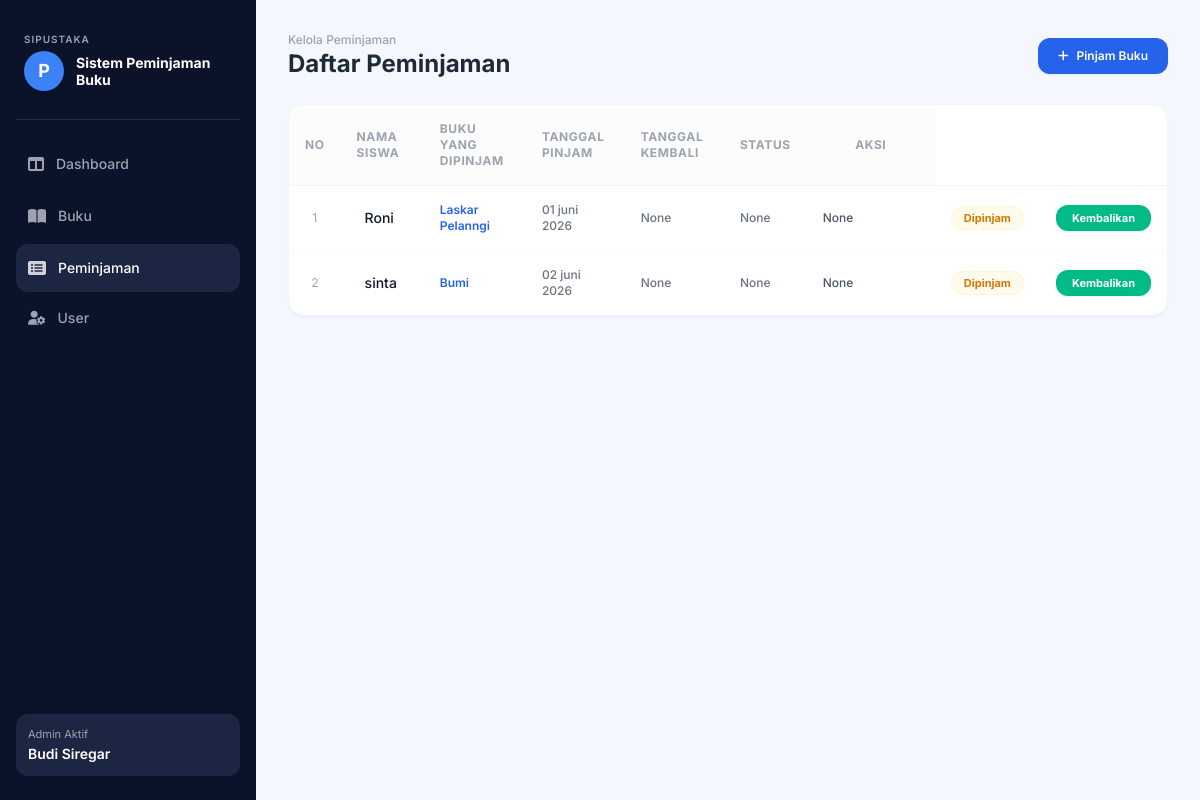
The app's page /peminjaman/ with its own data.
### perpustakaan/views.py (the view)
# urls.py: path('peminjaman/', views.list_peminjaman, name='list_peminjaman'),
def list_peminjaman(request):
    with connection.cursor() as cursor:
        cursor.execute("SELECT id, nama_siswa, judul_buku, tanggal_pinjam, tanggal_kembali, keperluan, petugas, status FROM peminjaman;")
        rows = cursor.fetchall()
        peminjaman_list = []
        for row in rows:
            peminjaman_list.append({
                'id': row[0],
                'nama_siswa': row[1],
                'judul_buku': row[2],
                'tanggal_pinjam': row[3],
                'tanggal_kembali': row[4],
                'keperluan': row[5],
                'petugas': row[6],
                'status': row[7]
            })
    return render(request, 'app_perpus/list_peminjaman.html', {'peminjaman_list': peminjaman_list})

### perpustakaan/templates/app_perpus/list_peminjaman.html (shortened to what this page needs)
<!DOCTYPE html>
<html lang="id">
<head>
    <script src="https://cdn.tailwindcss.com"></script>
    <link rel="stylesheet" href="https://cdnjs.cloudflare.com/ajax/libs/font-awesome/6.4.0/css/all.min.css">
</head>
<body class="bg-[#f4f7fe]">
    <div class="flex h-screen overflow-hidden">
        <div class="w-64 bg-[#0b132b] text-white flex flex-col justify-between p-4 flex-shrink-0">
            <div>
                <div class="p-2 mt-2">
                    <p class="text-[10px] uppercase tracking-widest text-gray-400 font-semibold">Sipustaka</p>
                    <div class="flex items-center space-x-3 mt-1">
                        <div class="w-10 h-10 rounded-full bg-blue-500 flex items-center justify-center font-bold text-lg shadow-md">P</div>
                        <span class="text-sm font-bold leading-tight block">Sistem Peminjaman<br>Buku</span>
                    </div>
                </div>
                <hr class="border-gray-700 my-5 opacity-50">
                <nav class="space-y-1">
                    <a href="{% url 'dashboard' %}" class="flex items-center space-x-3 p-3 text-gray-400 hover:bg-[#1c2541] hover:text-white rounded-xl transition text-sm font-medium">
                        <i class="fa-solid fa-table-columns text-base"></i><span>Dashboard</span>
                    </a>
                    <a href="{% url 'list_buku' %}" class="flex items-center space-x-3 p-3 text-gray-400 hover:bg-[#1c2541] hover:text-white rounded-xl transition text-sm font-medium">
                        <i class="fa-solid fa-book-open text-base"></i><span>Buku</span>
                    </a>
                    <a href="{% url 'list_peminjaman' %}" class="flex items-center space-x-3 p-3 bg-[#1c2541] rounded-xl text-white font-medium transition text-sm">
                        <i class="fa-solid fa-rectangle-list opacity-80 text-base"></i><span>Peminjaman</span>
                    </a>
                    <a href="{% url 'list_siswa' %}" class="flex items-center space-x-3 p-3 text-gray-400 hover:bg-[#1c2541] hover:text-white rounded-xl text-sm font-medium">
                       <i class="fa-solid fa-user-gear"></i><span>User</span>
                    </a>
                </nav>
            </div>
            <div class="bg-[#1c2541] p-3 rounded-xl flex flex-col mb-2">
                <span class="text-[11px] text-gray-400">Admin Aktif</span>
                <span class="text-sm font-semibold mt-0.5 text-white">Budi Siregar</span>
            </div>
        </div>
        <div class="flex-1 flex flex-col overflow-y-auto p-8">
            <div class="flex justify-between items-center mb-6">
                <div>
                    <p class="text-xs text-gray-400 font-medium">Kelola Peminjaman</p>
                    <h1 class="text-2xl font-bold text-gray-800">Daftar Peminjaman</h1>
                </div>
                <a href="{% url 'tambah_peminjaman' %}" class="px-5 py-2.5 bg-blue-600 text-white rounded-xl text-xs font-semibold hover:bg-blue-700 shadow-sm transition flex items-center space-x-2">
                    <i class="fa-solid fa-plus"></i>
                    <span>Pinjam Buku</span>
                </a>
            </div>
            <div class="bg-white rounded-2xl shadow-sm border border-gray-100 overflow-hidden">
                <table class="w-full text-left border-collapse">
                    <thead>
                        <tr class="border-b border-gray-100 bg-gray-50/50">
                            <th class="p-4 text-xs font-bold text-gray-400 uppercase tracking-wider text-center w-12">No</th>
                            <th class="p-4 text-xs font-bold text-gray-400 uppercase tracking-wider">Nama Siswa</th>
                            <th class="p-4 text-xs font-bold text-gray-400 uppercase tracking-wider">Buku Yang Dipinjam</th>
                            <th class="p-4 text-xs font-bold text-gray-400 uppercase tracking-wider">Tanggal Pinjam</th>
                            <th class="p-4 text-xs font-bold text-gray-400 uppercase tracking-wider">Tanggal Kembali</th>
                            <th class="p-4 text-xs font-bold text-gray-400 uppercase tracking-wider text-center">Status</th>
                            <th class="p-4 text-xs font-bold text-gray-400 uppercase tracking-wider text-center w-32">Aksi</th>
                        </tr>
                    </thead>
                    <tbody class="divide-y divide-gray-50 text-xs font-medium text-gray-700">
                          {% for p in peminjaman_list %}
                       <tr class="hover:bg-gray-50/80 transition">
                           <td class="p-4 text-center text-gray-400 font-normal">{{ p.id }}</td>
                           <td class="px-6 py-4 whitespace-nowrap text-sm text-gray-900"> {{ p.nama_siswa }}</td>
                           <td class="p-4 text-blue-600 font-semibold">{{ p.judul_buku }}</td>
                           <td class="p-4 text-gray-500">{{ p.tanggal_pinjam }}</td>
                           <td class="p-4 text-gray-500">{{ p.tanggal_kembali }}</td>
                           <td class="p-4 text-gray-500 max-w-xs truncate">{{ p.keperluan }}</td>
                           <td class="p-4 text-gray-600">{{ p.petugas }}</td>
                           <td class="p-4 text-center">
                          {% if p.status == 'Dipinjam' %}
                         <span class="px-3 py-1 bg-amber-50 text-amber-600 rounded-full text-[11px] font-bold border border-amber-100/60">Dipinjam</span>
                         {% else %}
                         <span class="px-3 py-1 bg-emerald-50 text-emerald-600 rounded-full text-[11px] font-bold border border-emerald-100/60">Dikembalikan</span>
                         {% endif %}
        </td>
        <td class="p-4 text-center">
            {% if p.status == 'Dipinjam' %}
            <a href="{% url 'kembalikan_buku' p.id %}" class="px-4 py-1.5 bg-[#00ba88] text-white hover:bg-emerald-600 rounded-xl text-[11px] font-bold transition shadow-sm">
                Kembalikan
            </a>
            {% else %}
            <span class="w-6 h-6 rounded-full bg-emerald-100 text-emerald-600 flex items-center justify-center mx-auto text-xs font-bold shadow-sm">
                <i class="fa-solid fa-check"></i>
            </span>
            {% endif %}
        </td>
    </tr>
    {% empty %}
    <tr>
        <td colspan="9" class="p-8 text-center text-gray-400">Belum ada data peminjaman buku.</td>
    </tr>
    {% endfor %}
</tbody>
                </table>
            </div>
        </div>
    </div>
</body>
</html>

### perpustakaan/templates/app_perpus/list_peminjaman.html (style rules this page uses)
body { font-family: 'Inter', sans-serif; }

### records on screen
peminjaman: id "1", nama_siswa "Roni", judul_buku "Laskar Pelanngi", tanggal_pinjam "01 juni 2026", tanggal_kembali "None", keperluan "None", petugas "None"
peminjaman: id "2", nama_siswa "sinta", judul_buku "Bumi", tanggal_pinjam "02 juni 2026", tanggal_kembali "None", keperluan "None", petugas "None"
